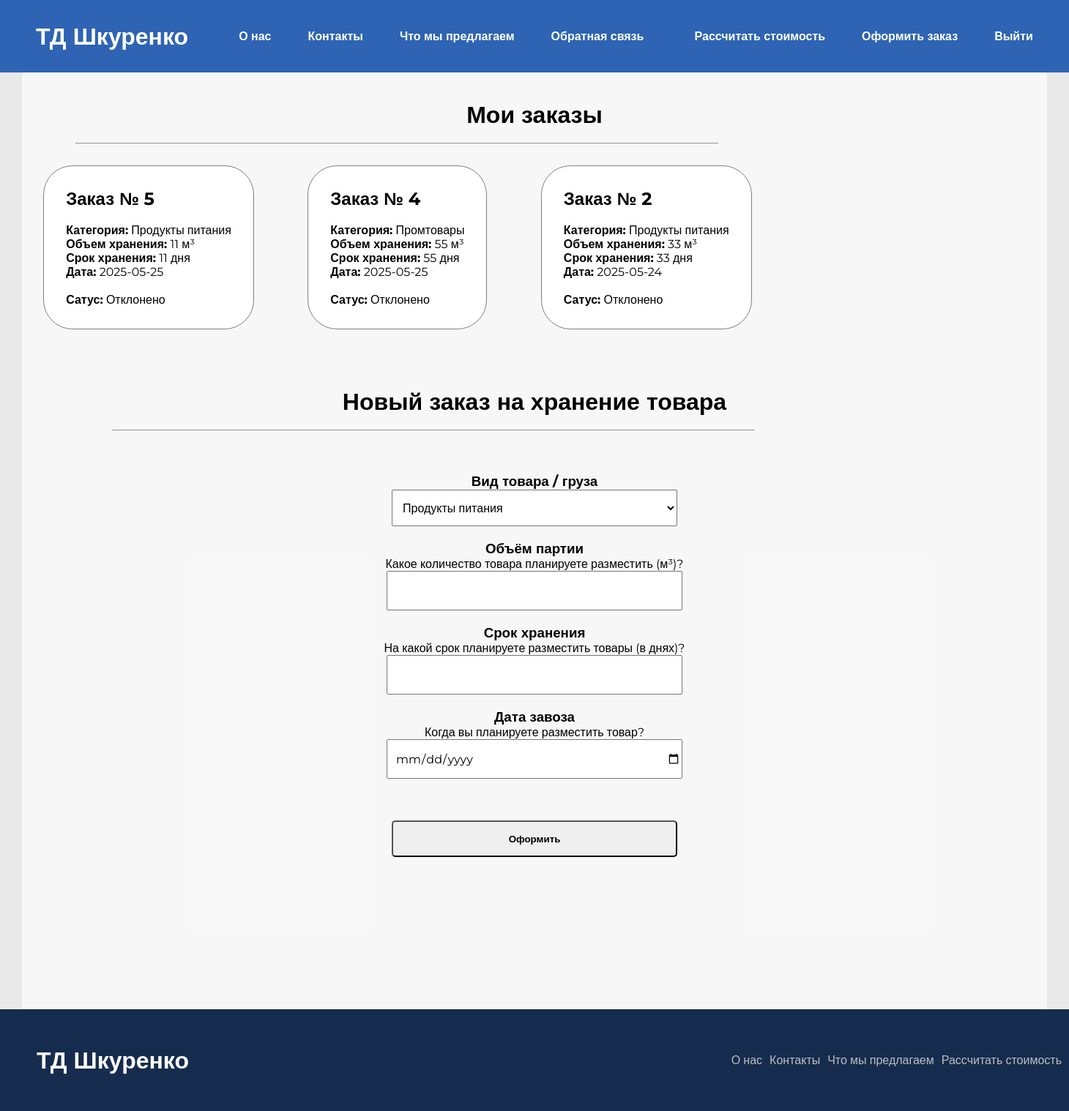
Screenshot of /order.php (signed in) with the database file from the repository.
### tables this page shows
CREATE TABLE `orders` (
  `id` int(11) NOT NULL,
  `user_id` int(11) NOT NULL,
  `status_id` int(11) NOT NULL DEFAULT '1',
  `volume` int(11) NOT NULL,
  `storage_period` int(11) NOT NULL,
  `order_date` date NOT NULL,
  `product_id` int(11) NOT NULL,
  `cancel_reason` text
);

CREATE TABLE `products` (
  `id` int(11) NOT NULL,
  `product` varchar(255) NOT NULL
);

CREATE TABLE `statuses` (
  `id` int(11) NOT NULL,
  `status` varchar(255) NOT NULL
);

### order.php (the view, shortened to what this page needs)
<?php
require "components/header.php";
require "components/core.php";
$orders = $link->query("SELECT * FROM `orders` WHERE `user_id` =  '{$_SESSION['user']['id']}'ORDER BY id DESC");
?>
<div class="order_container">
    <br><br>
    <h1>Мои заказы</h1>
    <br>
    <hr class="section_hr">
    <?php
    if ($orders) {
        if ($orders->num_rows != 0) {
    ?>
            <div class="orders">
                <?php
                foreach ($orders as $order) {
                    $status_res = $link->query("SELECT * FROM `statuses` WHERE `id` =  '{$order['status_id']}'");
                    $status = $status_res->fetch_assoc();
                    $product_res = $link->query("SELECT * FROM `products` WHERE `id` =  '{$order['product_id']}'");
                    $product = $product_res->fetch_assoc();
                ?>
                    <div class="order">
                        <h2>Заказ № <?= $order['id'] ?></h2>
                        <br>
                        <p><b>Категория:</b> <?= $product['product'] ?></p>
                        <p><b>Объем хранения:</b> <?= $order['volume'] ?> м³</p>
                        <p><b>Срок хранения:</b> <?= $order['storage_period'] ?> дня</p>
                        <p><b>Дата:</b> <?= $order['order_date'] ?></p>
                        <br>
                        <p><b>Сатус:</b> <?= $status['status'] ?></p>
                    </div>
                <?php
                }
                ?>
            </div>
        <?php
        } else {
        ?>
            <div class="empty_res_message">
                <p>Похоже, заказов пока нет...</p>
            </div>
        <?php
        }
    } else {
        ?>
        <div class="empty_res_message">
            <p>Похоже, заказов пока нет...</p>
        </div>
    <?php
    }
    ?>
    <div class="container">
        <main>
            <h1 style="text-align: center">Новый заказ на хранение товара</h1>
            <br>
            <hr class="section_hr">
            <form action="" method="post">
                <br><br><br>
                <h3>Вид товара / груза</h3>
                <select name="product_id" id="category" required>
                    <option value="1">Продукты питания</option>
                </select>
                <br>
                <h3>Объём партии</h3>
                <p>Какое количество товара планируете разместить (м³)?</p>
                <input type="text" maxlength="2" pattern="[0-9]+" title="Введите только число" name="volume" required>
                <br>
                <h3>Срок хранения</h3>
                <p>На какой срок планируете разместить товары (в днях)?</p>
                <input type="text" maxlength="3" pattern="[0-9]+" title="Введите только число дней" name="storage_period" required>
                <br>
                <h3>Дата завоза</h3>
                <p>Когда вы планируете разместить товар?</p>
                <input type="date" name="order_date" min="2025-04-05" required>
                <br>
                <br><br>
                <button class="button">Оформить</button>
            </form>
        </main>
    </div>
</div>
<?php
include "components/footer.php";
?>
</body>
</html>

### components/header.php (shortened to what this page needs)
<!DOCTYPE html>
<html lang="ru">
<head>
    <link rel="stylesheet" href="css/style.css">
</head>
<body>
    <header>
        <div class="container">
            <h1><a href="index.php" class="logo">ТД Шкуренко</a></h1>
            <div>
                <p><a href="index.php#about_us">О нас</a></p>
                <p><a href="index.php#contacts">Контакты</a></p>
                <p><a href="index.php#offer">Что мы предлагаем</a></p>
                <p><a href="index.php#user_form">Обратная связь</a></p>
            </div>
            <div>
                <p><a href="calculate_price.php" class="action_btn">Рассчитать стоимость</a></p>
                <?php
                if (isset($_SESSION['user'])) {
                    if ($_SESSION['user']['role_id'] == '2') {
                ?>
                        <p><a href="admin.php" class="action_btn">Админ панель</a></p>
                    <?php
                    } else {
                    ?>
                        <p><a href="order.php" class="action_btn">Оформить заказ</a></p>
                    <?php
                    }
                    ?>
                    <p><a href="logout.php" class="action_btn">Выйти</a></p>
                <?php
                } else {
                ?>
                    <p><a href="auth.php" class="action_btn">Войти</a></p>
                <?php
                }
                ?>
            </div>
        </div>
    </header>

### components/footer.php (shortened to what this page needs)
<footer class="footer">
    <div class="container">
        <div class="logo">
            <h1><a href="index.php" class="logo">ТД Шкуренко</a></h1>
        </div>
        <div class="right">
            <p><a href="index.php#about_us">О нас</a></p>
            <p><a href="index.php#contacts">Контакты</a></p>
            <p><a href="index.php#offer">Что мы предлагаем</a></p>
            <p><a href="calculate_price.php" class="action_btn">Рассчитать стоимость</a></p>
        </div>
    </div>
</footer>

### css/style.css (style rules this page uses)
* { margin: 0; padding: 0; text-decoration: none; font-family: "Montserrat", sans-serif; scroll-behavior: smooth; }
body { background-color: rgb(233, 233, 233); }
main { min-height: 100vh; padding: 50px; }
header .container, header div { display: flex; align-items: center; }
header .container { justify-content: space-evenly; }
header { padding: 30px 0; background-color: #2e64b3; font-weight: 600; }
header a:not(.logo) { color: white; transition: 1s; }
header div { gap: 50px; }
.order_container { width: 1400px; margin: auto; display: flex; flex-direction: column; background-color: rgba(255, 255, 255, 0.664); }
.order_container>h1 { text-align: center; }
.orders { width: 1400px; margin: auto; display: flex; gap: 15px; }
.order { background-color: white; padding: 30px; margin: 2vw; border-radius: 40px; border: 1px solid gray; }
.container { width: 1400px; margin: auto; }
.logo { color: white; }
footer { background-color: #152c4e; padding: 50px; }
footer .container { display: flex; justify-content: space-between; }
footer .right { display: flex; align-items: center; gap: 10px; }
footer a:not(.logo) { color: rgb(190, 190, 190); }
form { display: flex; flex-direction: column; align-items: center; }
input, select { height: 50px; width: 30%; }
.button { height: 50px; width: 30%; cursor: pointer; font-weight: 600; border-radius: 5px; transition: 0.5s; }
.section_hr { margin-inline: 5vw auto; display: block; width: 60vw; }
input, select { padding-left: 10px; font-size: 16px; }

### rows the page displays
orders: id "5", product.product "Продукты питания", volume "11", storage_period "11", order_date "2025-05-25", status.status "Отклонено"
orders: id "4", product.product "Промтовары", volume "55", storage_period "55", order_date "2025-05-25", status.status "Отклонено"
orders: id "2", product.product "Продукты питания", volume "33", storage_period "33", order_date "2025-05-24", status.status "Отклонено"
